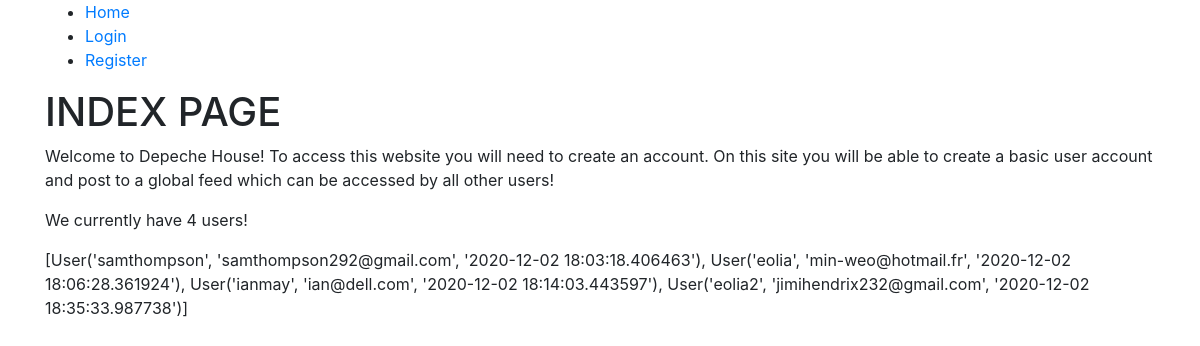
Before: / with the older database file.
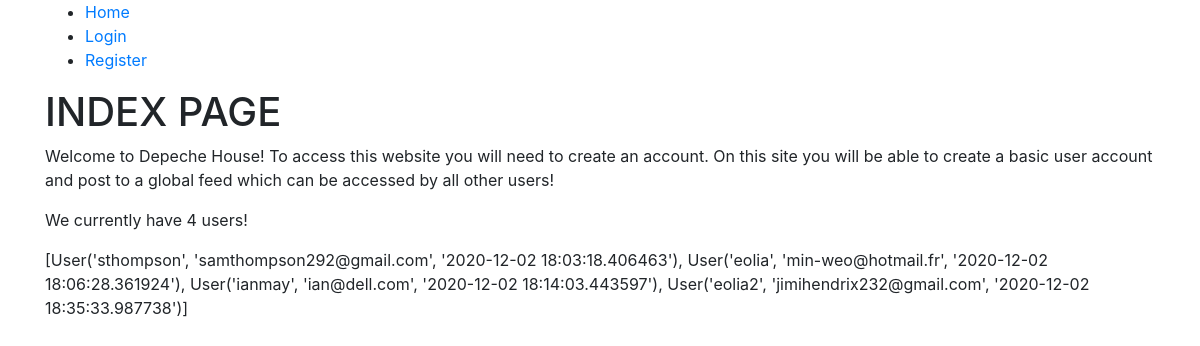
After: the same page with the newer database file.
### depeche_house/models.py (models this page shows, shortened)
class User(UserMixin, db.Model):
    id = db.Column(db.Integer, primary_key=True)
    username = db.Column(db.String(10), index=True, unique=True, nullable=False)
    email = db.Column(db.String(120), unique=True, index=True, nullable=False)
    password_hash = db.Column(db.String(128), nullable=False)
    joined_at = db.Column(db.DateTime(), default=datetime.utcnow, index=True, nullable=False)
    profile_pic = db.Column(db.String(20), default='default.jpg')
    posts = db.relationship('Post', backref='author', lazy=True)
    def __repr__(self):
        return f"User('{self.username}', '{self.email}', '{self.joined_at}')"

### depeche_house/routes.py (the view)
@app.route('/')
def index():
    current_users = User.query.all()
    return render_template('index.html', current_users=current_users)

### depeche_house/templates/index.html
{% extends "base.html" %}
{% block content %}
<h1>INDEX PAGE</h1>
<p>Welcome to Depeche House! To access this website you will need to create an account. On this site you will be able to create a basic user account and post to a global feed which can be accessed by all other users!</p>
<p>We currently have {{ current_users | length }} users!</p>
<p>{{ current_users }}</p>
{% endblock %}

### depeche_house/templates/base.html (shortened to what this page needs)
<!DOCTYPE html>
<html lang="en">
  <head>
    <link rel="stylesheet" href="https://cdn.jsdelivr.net/npm/bootstrap@4.5.3/dist/css/bootstrap.min.css">
  </head>
  <body>
    <div class="container">
      <nav>
        <ul>
          <li><a href="{{ url_for('index') }}">Home</a></li>
          {% if current_user.is_authenticated %}
          <li><a href="{{ url_for('user', username=user) }}">My Account</a></li>
          <li><a href="{{ url_for('home') }}">The Feed</a></li>
          <li><a href="{{ url_for('add_post') }}">New Post</a></li>
          <li><a href="{{ url_for('logout') }}">Logout</a></li>
          {% else %}
          <li><a href="{{ url_for('login') }}">Login</a></li>
          <li><a href="{{ url_for('register') }}">Register</a></li>
          {% endif %}
        </ul>
      </nav>
      {% block content %}
      {% endblock %}
    </div>
  </body>
</html>

Changed rows visible on the page:
changed User: username+email+joined_at "[User('samthompson', 'samthompson292@gmail.com', '2020-12-02 18:03:18.406463'), User('eolia',…" → "[User('sthompson', 'samthompson292@gmail.com', '2020-12-02 18:03:18.406463'), User('eolia',…"
